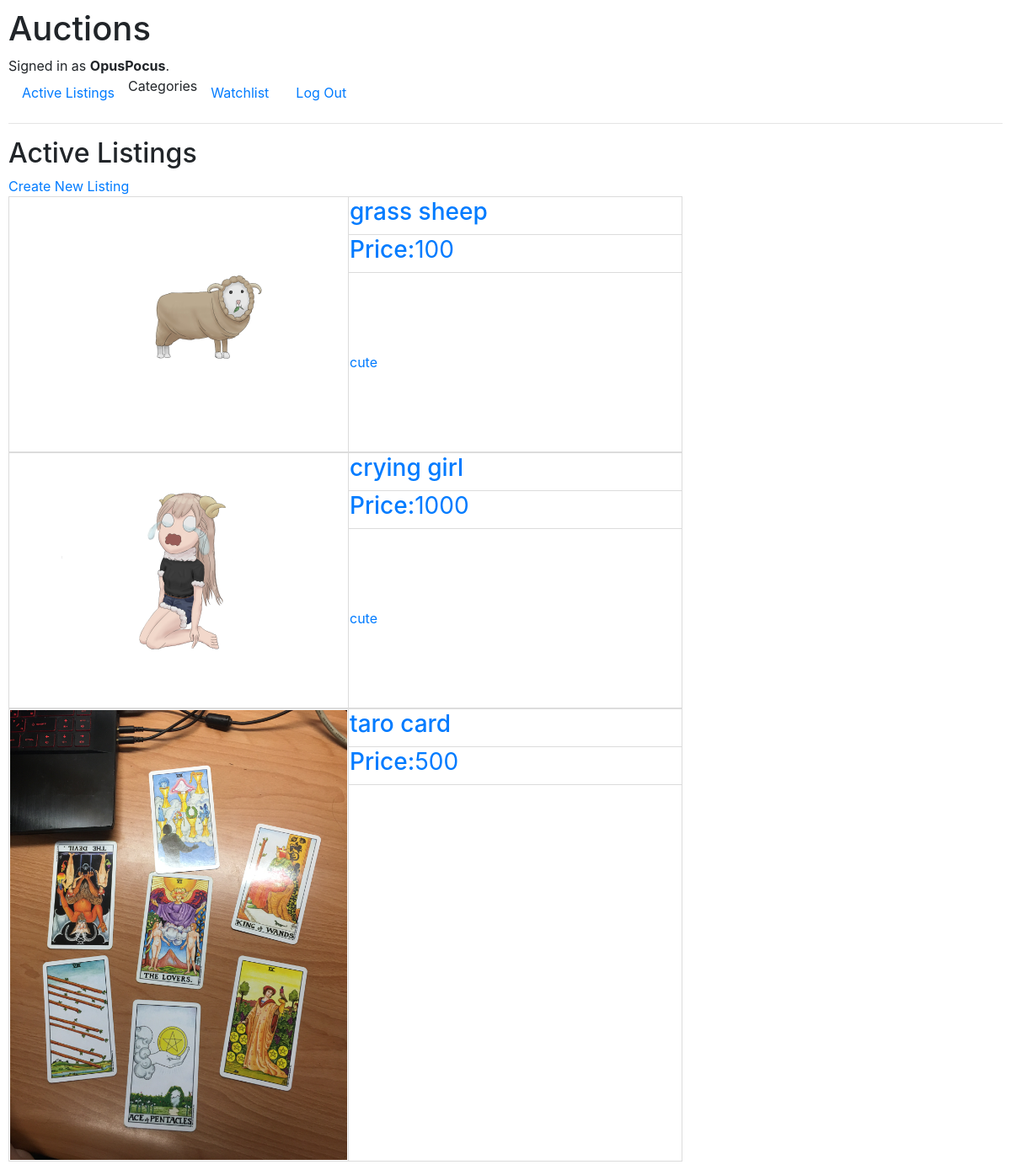
The page / (signed in) on the database its author committed.
### auctions/models.py (models this page shows, shortened)
class User(AbstractUser):
    pass

class AuctionList(models.Model):
    title = models.CharField(max_length=64)
    image = models.ImageField(upload_to="items")
    description = models.CharField(max_length=128)
    type = models.CharField(max_length=16)
    starting_bid = models.IntegerField()
    owner = models.ForeignKey(User, on_delete=models.CASCADE, related_name="my_selling_items")
    is_closed = models.BooleanField(default=False)

### auctions/views.py (the view)
# urls.py: path("", views.index, name="index"),
def index(request):
    return render(request, "auctions/index.html", {
        "items":AuctionList.objects.all(),
        "title":"Active Listings",
    })

### auctions/templates/auctions/index.html
{% extends "auctions/layout.html" %}
{% block body %}
    <h2>{{ title }}</h2>
    {% if not used_for_watchlist %}
    <a href="{% url 'create_item' %}">Create New Listing</a>
    {% endif %}
    <br>
    {% for item in items %}
    <a href="{% url 'listing' item.id %}">
        <table class="listing_table" width="800px">
            <tr>
                <td rowspan="5" width="400px">
                    <img src="{{item.image.url}}", width="400">
                </td>
                <td height="20vw">
                    <h3>{{ item.title }}</h3>
                </td>
            </tr>
            <tr>
                <td height="20vw">
                    <h3>Price:<span class="not_bold">{{ item.starting_bid }}</span></h3>
                </td>
            </tr>
            <tr>
                <td rowspan="3">
                    {{ item.description }}
                </td>
            </tr>
        </table>
    </a>
    {% endfor %}
{% endblock %}

### auctions/templates/auctions/layout.html (shortened to what this page needs)
{% load static %}
<!DOCTYPE html>
<html lang="en">
    <head>
        <link rel="stylesheet" href="https://stackpath.bootstrapcdn.com/bootstrap/4.4.1/css/bootstrap.min.css">
        <link href="{% static 'auctions/styles.css' %}" rel="stylesheet">
    </head>
    <body>
        <h1>Auctions</h1>
        <div>
            {% if user.is_authenticated %}
                Signed in as <strong>{{ user.username }}</strong>.
            {% else %}
                Not signed in.
            {% endif %}
        </div>
        <ul class="nav">
            <li class="nav-item">
                <a class="nav-link" href="{% url 'index' %}">Active Listings</a>
            </li>
            <li>
                Categories
            </li>
            {% if user.is_authenticated %}
                <li class="nav-item">
                    <a class="nav-link" href="{% url 'watchlist' user.id %}">Watchlist</a>
                </li>
                <li class="nav-item">
                    <a class="nav-link" href="{% url 'logout' %}">Log Out</a>
                </li>
            {% endif %}
        </ul>
        <hr>
        {% block body %}
        {% endblock %}
    </body>
</html>

### auctions/static/auctions/styles.css (style rules this page uses)
body { padding: 10px; }
.not_bold { font-weight: normal; }
.listing_table { border: 1px solid gainsboro; }
td { border: 1px solid gainsboro; }

### rows shown on the page
User: username "OpusPocus"
AuctionList: image (picture), title "grass sheep", starting_bid "100", description "cute"
AuctionList: image (picture), title "crying girl", starting_bid "1000", description "cute"
AuctionList: image (picture), title "taro card", starting_bid "500"

### other values the page prints
{{ title }} "Active Listings"
